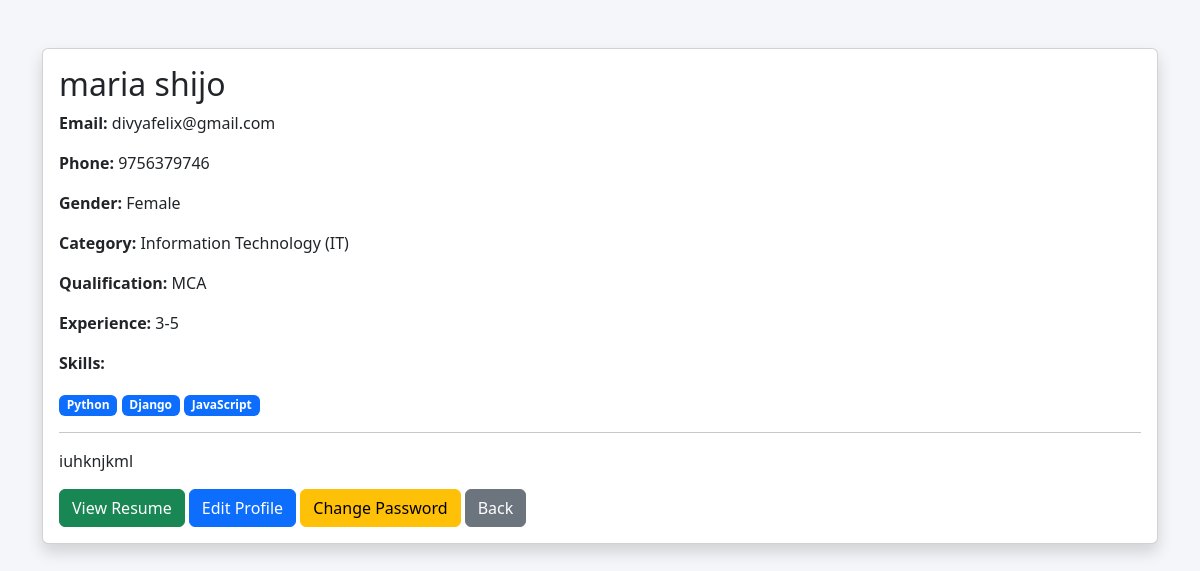
The page /jobseeker/jobseeker_profile/ (signed in) on the database its author committed.
### jobseeker/models.py (models this page shows, shortened)
class JobSeeker(models.Model):
    user = models.OneToOneField(
        settings.AUTH_USER_MODEL,
        on_delete=models.CASCADE
    )
    phone = models.CharField(max_length=15)
    GENDER_CHOICES = [
        ('Male', 'Male'),
        ('Female', 'Female'),
        ('Other', 'Other'),
    ]
    date_of_birth = models.DateField(
        blank=True,
        null=True
    )
    gender = models.CharField(max_length=10, choices=GENDER_CHOICES,blank=True,null=True)
    address = models.TextField()
    city = models.CharField(max_length=100)
    state = models.CharField(max_length=100)
    country = models.CharField(max_length=100)
    qualification = models.CharField(max_length=100)
    experience = models.CharField(
        max_length=50,
        default='Fresher'
    )
    category = models.ForeignKey(
        JobCategory,
        on_delete=models.CASCADE
    )
    skills = models.ManyToManyField(
        'job.Skill',
        blank=True
    )
    resume = models.FileField(
        upload_to='resumes/'
    )
    linkedin = models.URLField(
        blank=True
    )
    github = models.URLField(
        blank=True
    )
    objective = models.TextField()
    created_at = models.DateTimeField(
        auto_now_add=True
    )

### accounts/models.py (models this page shows)
class User(AbstractUser):
    USER_TYPES = (
        ('company', 'Company'),
        ('jobseeker', 'Job Seeker'),
    )
    user_type = models.CharField(max_length=20, choices=USER_TYPES)

### job/models.py (models this page shows, shortened)
class JobCategory(models.Model):
    name = models.CharField(max_length=100)

class Skill(models.Model):
    category = models.ForeignKey(
        JobCategory,
        on_delete=models.CASCADE,
        related_name='skills'
    )
    name = models.CharField(max_length=100)

### aijobportal/decorators.py (the view)
    def wrapper(request, *args, **kwargs):
        if request.user.is_authenticated and request.user.user_type == 'jobseeker':
            return view_func(request, *args, **kwargs)
        messages.error(request, "You are not authorized to access this page.")
        return redirect('login')

### jobseeker/views.py (called while the page is built)
@jobseeker_required
def jobseeker_profile(request):
    jobseeker = JobSeeker.objects.select_related(
        'user',
        'category'
    ).prefetch_related(
        'skills'
    ).get(user=request.user)
    return render(request, 'jobseeker/profile.html', {
        'jobseeker': jobseeker
    })

### templates/jobseeker/profile.html (shortened to what this page needs)
{% load static %}
<!DOCTYPE html>
<html lang="en">
<head>
    <link href="https://cdn.jsdelivr.net/npm/bootstrap@5.3.3/dist/css/bootstrap.min.css" rel="stylesheet">
    <link rel="stylesheet" href="{% static 'css/jobapply.css' %}">
</head>
<body>
<div class="container mt-5">
    <div class="card shadow">
        <div class="card-body">
            <h2>{{ jobseeker.user.get_full_name }}</h2>
            <p><strong>Email:</strong> {{ jobseeker.user.email }}</p>
            <p><strong>Phone:</strong> {{ jobseeker.phone }}</p>
            <p><strong>Gender:</strong> {{ jobseeker.gender }}</p>
            <p><strong>Category:</strong>
                {{ jobseeker.category.name }}
            </p>
            <p><strong>Qualification:</strong>
                {{ jobseeker.qualification }}
            </p>
            <p><strong>Experience:</strong>
                {{ jobseeker.experience }}
            </p>
            <p><strong>Skills:</strong></p>
            {% for skill in jobseeker.skills.all %}
                <span class="badge bg-primary">
                    {{ skill.name }}
                </span>
            {% endfor %}
            <hr>
            <p>{{ jobseeker.objective }}</p>
            {% if jobseeker.resume %}
                <a href="{{ jobseeker.resume.url }}"
                   class="btn btn-success">
                   View Resume
                </a>
            {% endif %}
            <a href="{% url 'edit_profile' %}"
               class="btn btn-primary">
                Edit Profile
            </a>
            <a class="btn btn-warning" href="{% url 'change_password' %}">
    Change Password
</a>
           <a href="/"
            class="btn btn-secondary">
                Back
            </a>
        </div>
    </div>
</div>
</body>
</html>

### static/css/jobapply.css (style rules this page uses)
body { background:#f4f6f9; }

### rows shown on the page
JobSeeker: user.get_full_name "maria shijo", user.email "divyafelix@gmail.com", phone "9756379746", gender "Female", category.name "Information Technology (IT)", qualification "MCA", experience "3-5", objective "iuhknjkml"
Skill: name "Python"
Skill: name "Django"
Skill: name "JavaScript"
